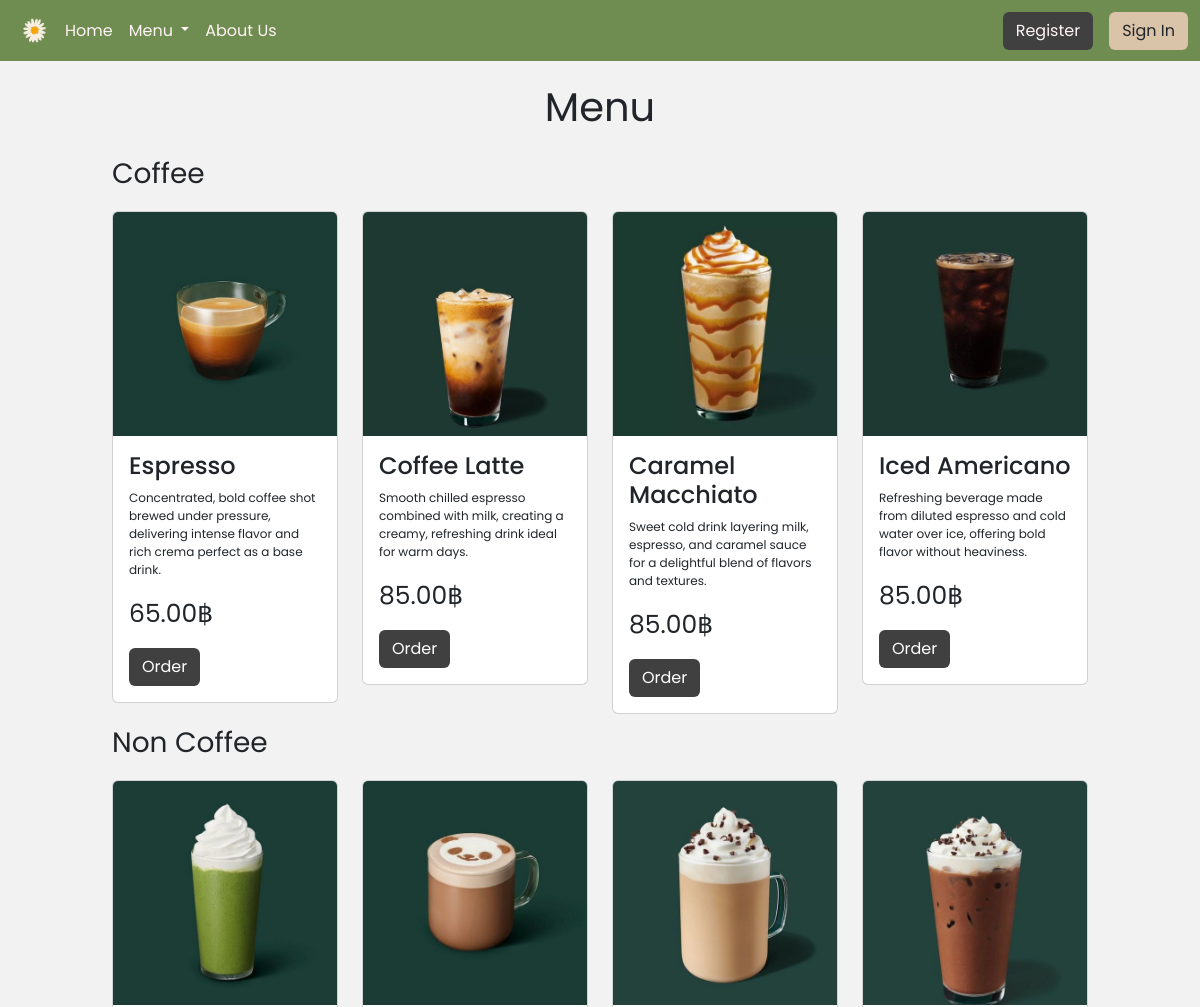
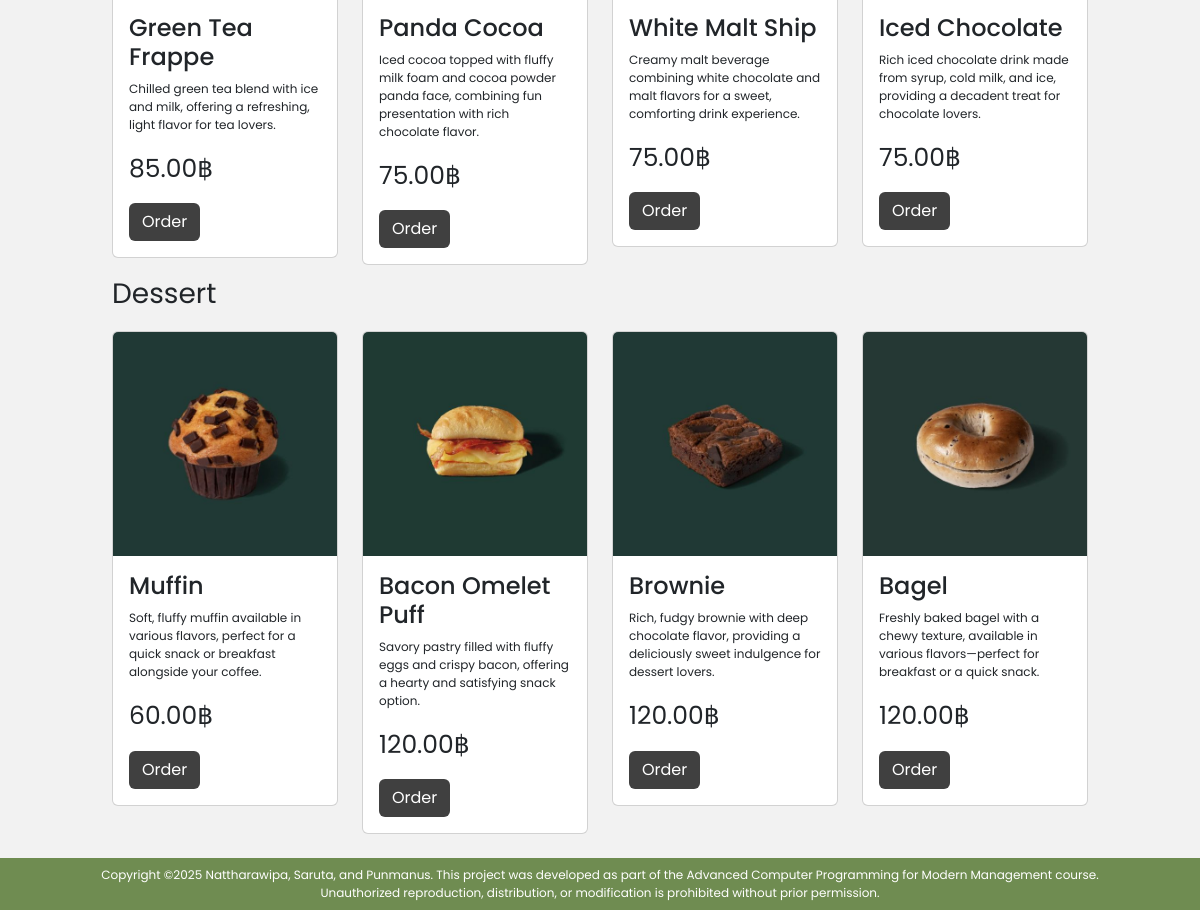
Page /menu.php on the committed database (2 pictures, top to bottom).
### tables this page shows
CREATE TABLE `goods` (
  `goods_id` int(11) NOT NULL,
  `name` varchar(50) NOT NULL,
  `description` varchar(250) NOT NULL,
  `price` decimal(10,2) NOT NULL,
  `quantity` int(11) NOT NULL,
  `Coffee` varchar(50) NOT NULL,
  `img` varchar(255) NOT NULL
);

### menu.php (the view, shortened to what this page needs)
<?php
    include_once "php/config.php";
?>
<!DOCTYPE html>
<html lang="en">
<head>
    <link rel="stylesheet" href="css/bootstrap.min.css">
    <link rel="stylesheet" href="style.css">
</head>
<body>
    <?php include_once "navbar.php"; ?>
    <div class="container-fluid">
        <div class="row my-3">
            <div class="col col-md-1 col-lg-1">
            </div>
            <div class="col-12 col-md-10 col-lg-10">
                <div class="row">
                    <p class="text-center fs-1">Menu</p>
                </div>
                <div>
                    <p class="text-start fs-3">Coffee</p>
                </div>
                <div class="row my-2">
                <?php $queryMenuCoffee = "SELECT * FROM goods WHERE Coffee = 'yes'";
                    $result = mysqli_query($connect, $queryMenuCoffee);
                    while ($menu = mysqli_fetch_assoc($result)) {
                ?>
                    <div class="col-12 col-md-3 ol-lg-3">
                        <div class="card">
                            <img src="img-upload/<?= $menu['img']; ?>" class="card-img-top">
                            <div class="card-body">
                                <h4 class="card-title"><?= $menu['name']; ?></h4>
                                <p style="font-size: 12px;"><?= $menu['description']; ?></p>
                                <p style="font-size: 25px;"><?= $menu['price']; ?>฿</p>
                                <a href="orderMenuCoffee.php?id=<?= $menu['goods_id']; ?>" class="btn btn" style="background-color: #404040; color: #fff;">Order</a>
                            </div>
                        </div>
                    </div>
                <?php } ?>
                </div>
                <div>
                    <p class="text-start fs-3">Non Coffee</p>
                </div>
                <div class="row my-2">
                <?php $queryMenuCoffee = "SELECT * FROM goods WHERE Coffee = 'no'";
                    $result = mysqli_query($connect, $queryMenuCoffee);
                    while ($menu = mysqli_fetch_assoc($result)) {
                ?>
                    <div class="col-12 col-md-3 ol-lg-3">
                        <div class="card">
                            <img src="img-upload/<?= $menu['img']; ?>" class="card-img-top">
                            <div class="card-body">
                                <h4 class="card-title"><?= $menu['name']; ?></h4>
                                <p style="font-size: 12px;"><?= $menu['description']; ?></p>
                                <p style="font-size: 25px;"><?= $menu['price']; ?>฿</p>
                                <a href="orderMenuCoffee.php?id=<?= $menu['goods_id']; ?>" class="btn btn" style="background-color: #404040; color: #fff;">Order</a>
                            </div>
                        </div>
                    </div>
                <?php } ?>
                </div>
                <div>
                    <p class="text-start fs-3">Dessert</p>
                </div>
                <div class="row my-2">
                <?php $queryMenuCoffee = "SELECT * FROM goods WHERE Coffee = 'des'";
                    $result = mysqli_query($connect, $queryMenuCoffee);
                    while ($menu = mysqli_fetch_assoc($result)) {
                ?>
                    <div class="col-12 col-md-3 ol-lg-3">
                        <div class="card">
                            <img src="img-upload/<?= $menu['img']; ?>" class="card-img-top">
                            <div class="card-body">
                                <h4 class="card-title"><?= $menu['name']; ?></h4>
                                <p style="font-size: 12px;"><?= $menu['description']; ?></p>
                                <p style="font-size: 25px;"><?= $menu['price']; ?>฿</p>
                                <a href="orderMenuCoffee.php?id=<?= $menu['goods_id']; ?>" class="btn btn" style="background-color: #404040; color: #fff;">Order</a>
                            </div>
                        </div>
                    </div>
                <?php } ?>
                </div>
            </div>
            </div>
        </div>
    <?php include_once "footer.php"; ?>
</body>
</html>

### style.css (style rules this page uses)
body { background-color: #f2f2f2; font-family: "Poppins", serif; font-weight: 400; font-style: normal; height: 100vh; margin: 0; padding: 0; display: flex; flex-direction: column; }

### rows in the picture
goods: img (picture), name "Espresso", description "Concentrated, bold coffee shot brewed under pressure, delivering intense flavor and rich crema perfect as a base drink.", price "65.00"
goods: img (picture), name "Coffee Latte", description "Smooth chilled espresso combined with milk, creating a creamy, refreshing drink ideal for warm days.", price "85.00"
goods: img (picture), name "Caramel Macchiato", description "Sweet cold drink layering milk, espresso, and caramel sauce for a delightful blend of flavors and textures.", price "85.00"
goods: img (picture), name "Iced Americano", description "Refreshing beverage made from diluted espresso and cold water over ice, offering bold flavor without heaviness.", price "85.00"
goods: img (picture), name "Green Tea Frappe", description "Chilled green tea blend with ice and milk, offering a refreshing, light flavor for tea lovers.", price "85.00"
goods: img (picture), name "Panda Cocoa", description "Iced cocoa topped with fluffy milk foam and cocoa powder panda face, combining fun presentation with rich chocolate flavor.", price "75.00"
goods: img (picture), name "White Malt Ship", description "Creamy malt beverage combining white chocolate and malt flavors for a sweet, comforting drink experience.", price "75.00"
goods: img (picture), name "Iced Chocolate", description "Rich iced chocolate drink made from syrup, cold milk, and ice, providing a decadent treat for chocolate lovers.", price "75.00"
goods: img (picture), name "Muffin", description "Soft, fluffy muffin available in various flavors, perfect for a quick snack or breakfast alongside your coffee.", price "60.00"
goods: img (picture), name "Bacon Omelet Puff", description "Savory pastry filled with fluffy eggs and crispy bacon, offering a hearty and satisfying snack option.", price "120.00"
goods: img (picture), name "Brownie", description "Rich, fudgy brownie with deep chocolate flavor, providing a deliciously sweet indulgence for dessert lovers.", price "120.00"
goods: img (picture), name "Bagel", description "Freshly baked bagel with a chewy texture, available in various flavors—perfect for breakfast or a quick snack.", price "120.00"
